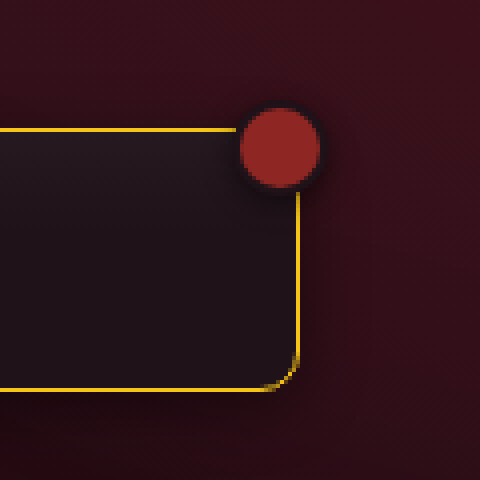
#> input picture .scratch/visual-verifier/run1/crop-laok-corner.png, 480 x 480 px
$ python prep.py crop-laok-corner.png crop-legend-swatch-row.png
#> lines starting #> are read from the running program, lines starting #| are printed output that depends on the picture
import sys
from PIL import Image, ImageOps
src, dst = sys.argv[1], sys.argv[2]
im = Image.open(src).convert('L')
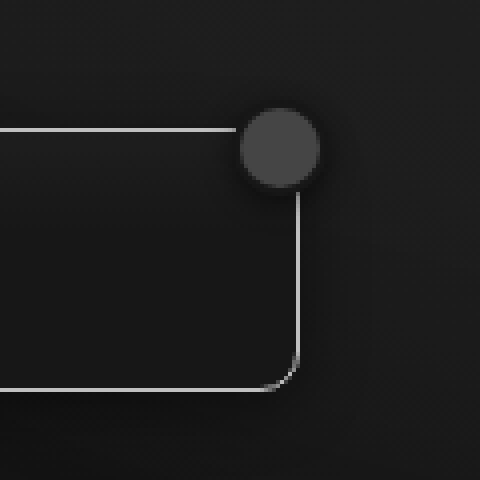
#> im: PIL image 480x480 L; min 14, max 192, mean 28.1
im = ImageOps.invert(im)          # 暗底亮字 -> 亮底暗字
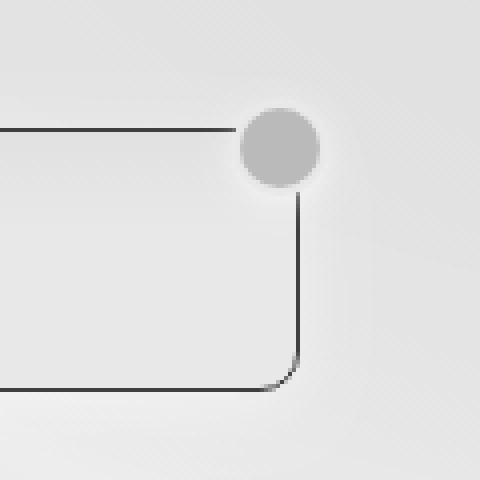
#> im: PIL image 480x480 L; min 63, max 241, mean 226.9
im = ImageOps.autocontrast(im, cutoff=1)
im = im.resize((im.width*2, im.height*2), Image.LANCZOS)
#> im: PIL image 960x960 L
im.save(dst)
print(dst, im.size)
#| crop-legend-swatch-row.png (960, 960)

$ run again, on .scratch/visual-verifier/run1/crop-other-corner-amei.png
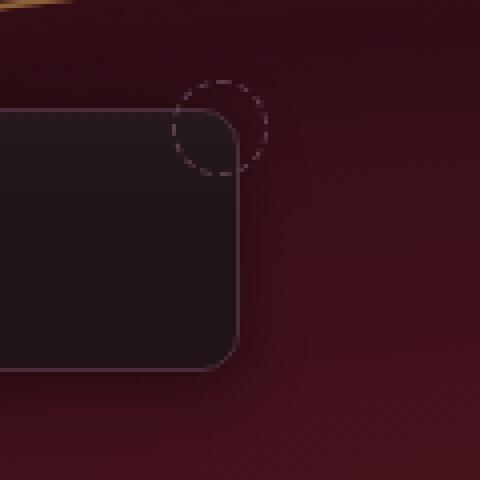
#> input picture .scratch/visual-verifier/run1/crop-other-corner-amei.png, 480 x 480 px
#> `im = ImageOps.invert(im)`:
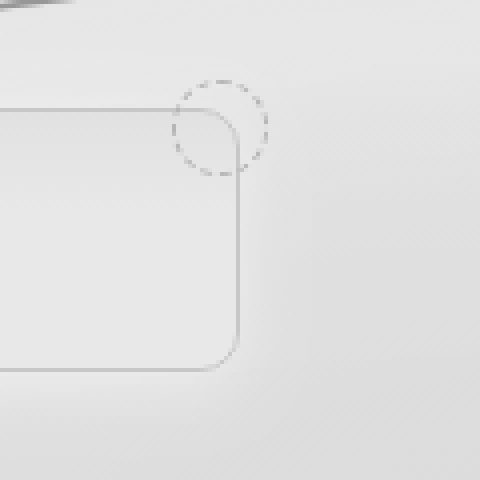
#> im: PIL image 480x480 L; min 151, max 235, mean 226.7
#> `im = ImageOps.autocontrast(im, cutoff=1)`:
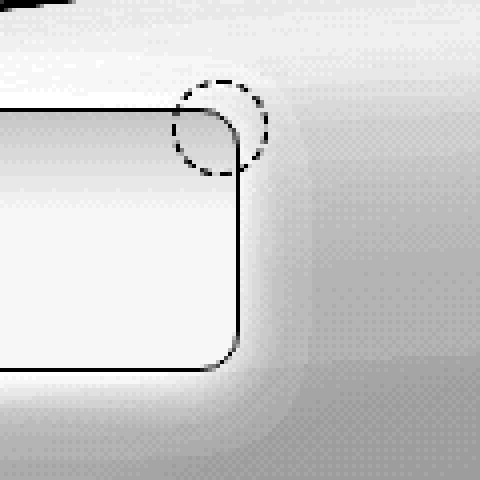
#> im: PIL image 480x480 L; min 0, max 255, mean 208
#| crop-other-corner-amei.png (960, 960)

$ run again, on .scratch/visual-verifier/run1/crop-self-corner-rose-1440.png
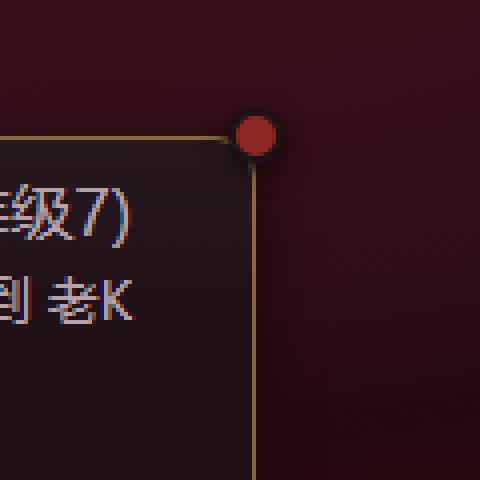
#> input picture .scratch/visual-verifier/run1/crop-self-corner-rose-1440.png, 480 x 480 px
#> `im = Image.open(src).convert('L')`:
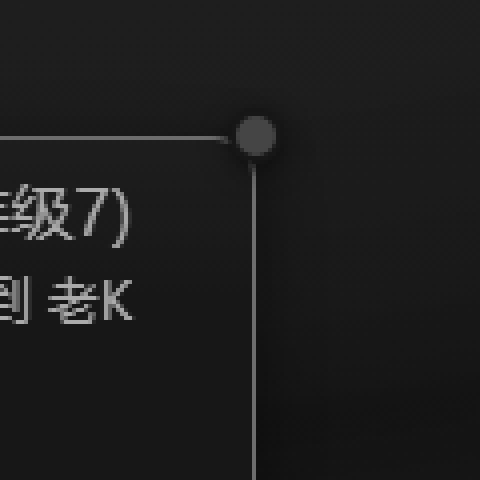
#> im: PIL image 480x480 L; min 14, max 171, mean 29
#> `im = ImageOps.autocontrast(im, cutoff=1)`:
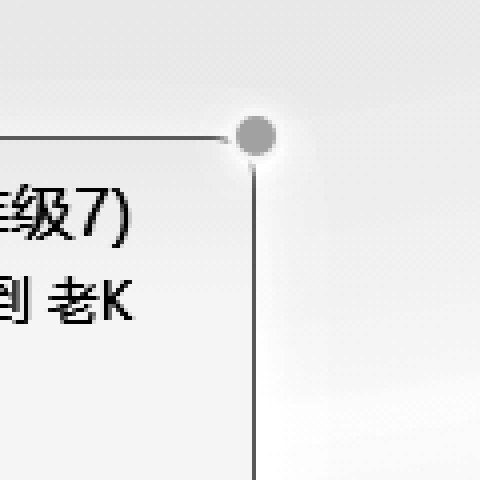
#> im: PIL image 480x480 L; min 0, max 255, mean 234.3
#| crop-self-corner-rose-1440.png (960, 960)
